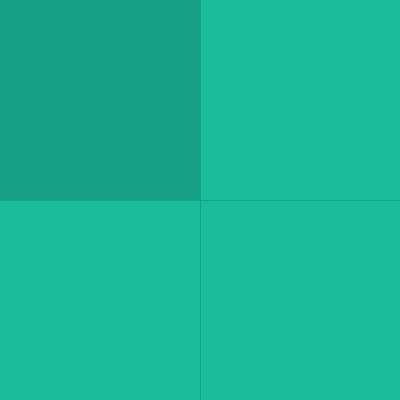
Frame 1 (no input)
Frame 60 (the mouse pressed at the canvas centre just before this capture): identical to frame 1, image omitted
Frame 120 (the mouse held since frame 60 and released just before this capture): blank canvas, image omitted

The Processing sketch that drew this single still picture (run headless with seeded random() and noise(); from frame 60 on, the mouse is pressed at the canvas centre):

// Processing sketch: sketch_5_7_multiRoolover
// ── sketch_5_7_multiRoolover.pde
boolean button = false;

void setup() {
  size(400, 400);
}
void draw() {
  if (button) {
    background(#16a085);
  } else {
    background(#1abc9c);
  }
  
  stroke(#16a085);
  line(width/2, 0, width/2, height); // draw the vertical line
  line(0, height/2, width, height/2); // draw the horizontal line

  noStroke();
  fill(#16a085);
  if (mouseX <= width/2 && mouseY <= height/2) {
    rect(0, 0, width/2, height/2);
  } else if (mouseX <= width && mouseY <= height/2) {
    rect(width/2, 0, width/2, height/2);
  } else if (mouseX <= width/2 && mouseY <= height) {
    rect(0, height/2, width/2, height/2);
  } else if (mouseX <= width && mouseY <= height) {
    rect(width/2, height/2, width/2, height/2);
  }
}

void mousePressed() {
  button = !button;
}
